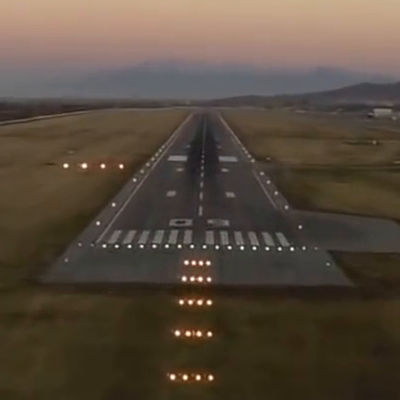
#> input picture Images/Cropped_Runway_Images/00104.png, 400 x 400 px
$ jupyter execute HOG_descriptor.ipynb
#> lines starting #> are read from the running program, lines starting #| are printed output that depends on the picture; long printed decimals are rounded
[cell 1]
import numpy as np
import matplotlib.pyplot as plt
import scipy.signal as sig
from functools import reduce
import warnings
import cv2
import pandas as pd
warnings.filterwarnings('ignore')

def getGrayScaledImage(path):
    img = cv2.imread(path)

    fig = plt.figure()
    plt.figure(figsize=(100,70))

    ax1 = fig.add_subplot(121)
    ax1.imshow(cv2.cvtColor(img, cv2.COLOR_BGR2RGB)); ax1.set_xlabel("Original")

    img = np.array(cv2.cvtColor(img, cv2.COLOR_BGR2GRAY))

    ax2 = fig.add_subplot(122)
    ax2.imshow(img, cmap='gray'); ax2.set_xlabel("Grayscaled")

    return img

def operatorKernels(getGrayScaledImage):
    kernel_x = np.array([[-1, 0, 1],[-2, 0, 2],[-1, 0, 1]])
    kernel_y = np.array([[1, 2, 1], [0, 0, 0], [-1, -2, -1]])
    return (kernel_x, kernel_y)

def coordinatesDirection(img, kernel_x, kernel_y):
    G_x = sig.convolve2d(img, kernel_x, mode='same')
    G_y = sig.convolve2d(img, kernel_y, mode='same')
    return (G_x, G_y)

def plotImages(G_x, G_y):
    fig = plt.figure()
    ax1 = fig.add_subplot(121)
    ax2 = fig.add_subplot(122)
    ax1.imshow((G_x + 255) / 2, cmap='gray'); ax1.set_xlabel("Gx")
    ax2.imshow((G_y + 255) / 2, cmap='gray'); ax2.set_xlabel("Gy")
    plt.show()

[cell 2]
number_patches = 9 # 0..20..40..160
cell_size = 8
block_size = 2


def gradientMagnitude(loc_x, loc_y, G_x, G_y):
    x_cell_pos = G_x[loc_x:loc_x + cell_size, loc_y:loc_y + cell_size]
    y_cell_pos = G_y[loc_x:loc_x + cell_size, loc_y:loc_y + cell_size]
    gradient_magnitude = np.sqrt(np.power(x_cell_pos, 2) + np.power(y_cell_pos, 2))
    return gradient_magnitude

def gradientDirection(loc_x, loc_y, G_x, G_y):
    x_cell_pos = G_x[loc_x:loc_x + cell_size, loc_y:loc_y + cell_size]
    y_cell_pos = G_y[loc_x:loc_x + cell_size, loc_y:loc_y + cell_size]
    gradient_direction = np.abs(np.arctan(y_cell_pos / x_cell_pos) * (180/np.pi))
    return gradient_direction


def cellHistogramHOG(grdnt_direction, grdnt_magnitude):
    patches = np.linspace(0,180, number_patches + 1)
    hog_cell_hist = np.zeros(number_patches)
    cell_size = grdnt_direction.shape[0]
    for r_it in range(cell_size):
        for c_it in range(cell_size):
            tmp_direction = grdnt_direction[r_it, c_it]
            tmp_magnitude = grdnt_magnitude[r_it, c_it]
            mns = np.abs(tmp_direction - patches)
            if tmp_direction < patches[0]:
                first_patch_index = 0
                second_patch_index = patches.size - 1
            elif tmp_direction > patches[-1]:
                first_patch_index = patches.size - 1
                second_patch_index = 0
            else:
                first_patch_index = np.where(mns == np.min(mns))[0][0]
                tmp = patches[[(first_patch_index - 1)% patches.size, (first_patch_index + 1) % patches.size]]
                tmp2 = np.abs(tmp_direction - tmp)
                res = np.where(tmp2 == np.min(tmp2))[0][0]
                if res == 0 and first_patch_index != 0:
                    second_patch_index = first_patch_index - 1
                else:
                    second_patch_index = first_patch_index + 1
            first_patch_value = patches[first_patch_index]
            second_patch_value = patches[second_patch_index]
            hog_cell_hist[first_patch_index] = hog_cell_hist[first_patch_index] + (np.abs(tmp_direction - first_patch_value)/(180.0/patches.size)) * tmp_magnitude
            hog_cell_hist[second_patch_index] = hog_cell_hist[second_patch_index] + (np.abs(tmp_direction - second_patch_value)/(180.0/patches.size)) * tmp_magnitude
    for elem in list(enumerator(hog_cell_hist, 0, 20)):
        print(str(elem[0]) + "   degrees : " + str(elem[1]))
    return hog_cell_hist

def enumerator(xs, start, step = 20):
    for x in xs:
        yield(start, x)
        start += step

def plotGraphics(value):
    plt.bar(x = np.arange(9), height = value, align = "center", width = 0.8)
    plt.show()


def calculateHOG():
    g_image = getGrayScaledImage("../Images/Cropped_Runway_Images/00104.png");
#> in getGrayScaledImage, img is the input picture: shape (400, 400, 3); mean B, G, R 60.7, 74.1, 86.9
#> in getGrayScaledImage, `img = np.array(cv2.cvtColor(img, cv2.COLOR_BGR2GRAY))`:
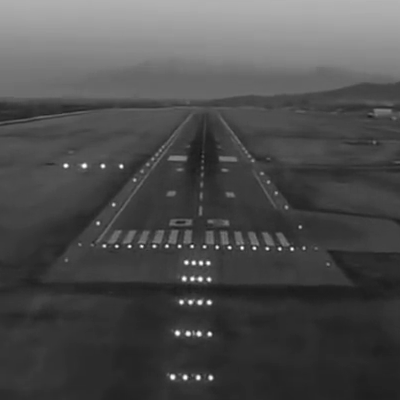
#> img: shape (400, 400); min 19, max 255, mean 76.4
    x, y = operatorKernels(g_image)
#> x = [[-1, 0, 1], [-2, 0, 2], [-1, 0, 1]]; y = [[1, 2, 1], [0, 0, 0], [-1, -2, -1]]
    g_x, g_y = coordinatesDirection(g_image, x , y)
#> in coordinatesDirection, `G_x = sig.convolve2d(img, kernel_x, mode='same')`:
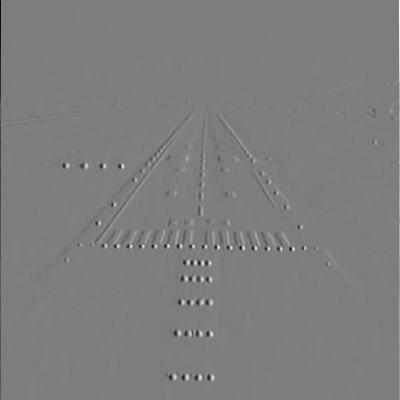
#> G_x: shape (400, 400) int64; min -695, max 712, mean 0.1; drawn with min black and max white
#> in coordinatesDirection, `G_y = sig.convolve2d(img, kernel_y, mode='same')`:
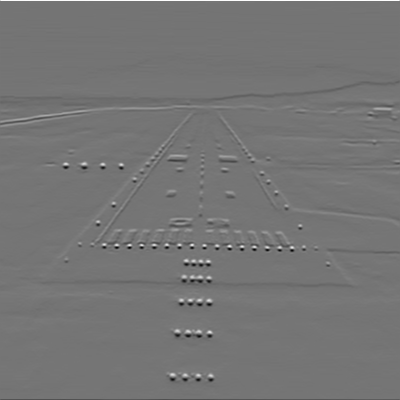
#> G_y: shape (400, 400) int64; min -611, max 712, mean -1.4; drawn with min black and max white
    plotImages(g_x, g_y)
#> in plotImages, `plt.show()`:
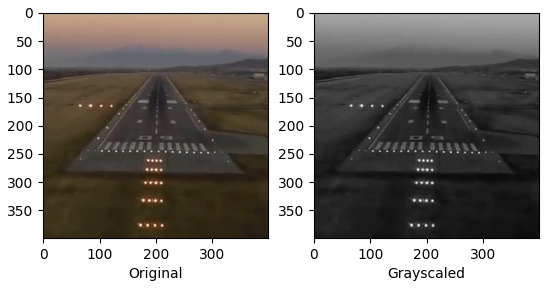
#> figure drawn by matplotlib, 2 panels
#> in plotImages, `plt.show()`:
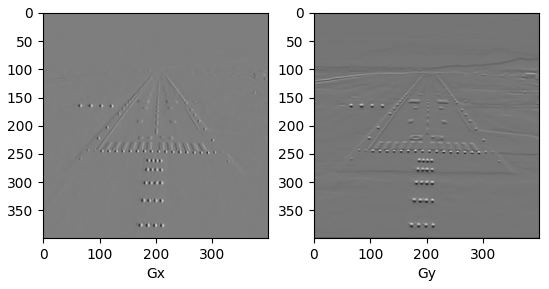
#> figure drawn by matplotlib, 2 panels
    magnitude = gradientMagnitude(50, 50, g_x, g_y)


    direction = gradientDirection(50, 50, g_x, g_y)
    value = cellHistogramHOG(direction, magnitude)
#> after the loop in cellHistogramHOG, `for r_it in range(cell_size):`: hog_cell_hist = [0, 0, 0, 0, 337.8, 337.8, 0, 0, 0]
#> the loop in cellHistogramHOG, `for elem in list(enumerator(hog_cell_hist, 0, 20)):` made 9 passes
#> elem on passes 1 to 9: (0, 0), (20, 0), (40, 0), (60, 0), (80, 337.8), (100, 337.8), (120, 0), (140, 0), (160, 0)
#| 0   degrees : 0.0
#| 20   degrees : 0.0
#| 40   degrees : 0.0
#| 60   degrees : 0.0
#| 80   degrees : 337.778
#| 100   degrees : 337.778
#| 120   degrees : 0.0
#| 140   degrees : 0.0
#> (further printed lines are left out)
#> value = [0, 0, 0, 0, 337.8, 337.8, 0, 0, 0]
    plotGraphics(value)
#> in plotGraphics, `plt.show()`:
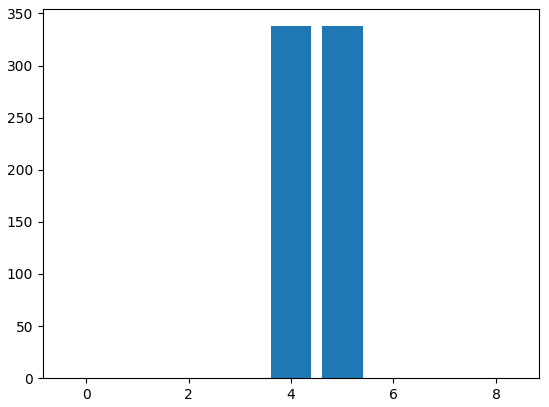
#> figure drawn by matplotlib, 1 panel

calculateHOG()

$ run again, with Images/Cropped_Runway_Images/00001.png copied over Images/Cropped_Runway_Images/00104.png
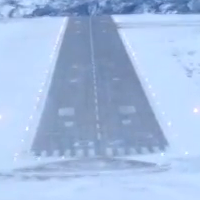
#> input picture Images/Cropped_Runway_Images/00001.png, 200 x 200 px
#> in getGrayScaledImage, img is the input picture: shape (200, 200, 3); mean B, G, R 226, 189.9, 165.2
#> in getGrayScaledImage, `img = np.array(cv2.cvtColor(img, cv2.COLOR_BGR2GRAY))`:
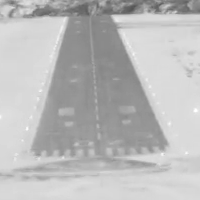
#> img: shape (200, 200); min 84, max 255, mean 186.7
#> x = [[-1, 0, 1], [-2, 0, 2], [-1, 0, 1]]; y = [[1, 2, 1], [0, 0, 0], [-1, -2, -1]]
#> after the loop in cellHistogramHOG, `for r_it in range(cell_size):`: hog_cell_hist = [1289.8, 1159.4, 624.1, 226, 77.9, 54.93, 0, 0, 0]
#> the loop in cellHistogramHOG, `for elem in list(enumerator(hog_cell_hist, 0, 20)):` made 9 passes
#> elem on passes 1 to 8: (0, 1289.8), (20, 1159.4), (40, 624.1), (60, 226), (80, 77.9), (100, 54.93), (120, 0), (140, 0)
#> (printed output is left out)
#> in plotGraphics, `plt.show()`:
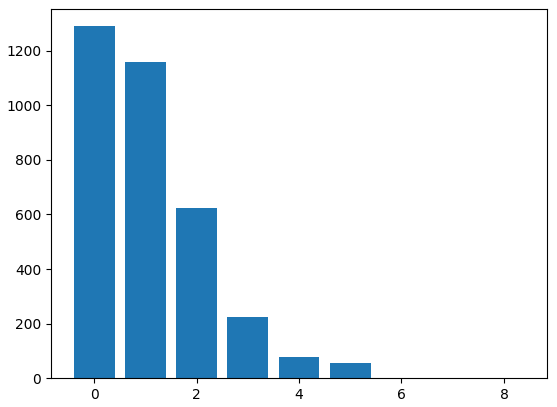
#> figure drawn by matplotlib, 1 panel; tallest bar 1289.8 high, from x = -0.4 to 0.4

$ run again, with Images/Cropped_Runway_Images/00101.png copied over Images/Cropped_Runway_Images/00104.png
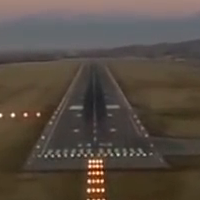
#> input picture Images/Cropped_Runway_Images/00101.png, 200 x 200 px
#> in getGrayScaledImage, img is the input picture: shape (200, 200, 3); mean B, G, R 66.6, 75.6, 86
#> img: shape (200, 200)
#> x = [[-1, 0, 1], [-2, 0, 2], [-1, 0, 1]]; y = [[1, 2, 1], [0, 0, 0], [-1, -2, -1]]
#> in plotImages, `plt.show()`:
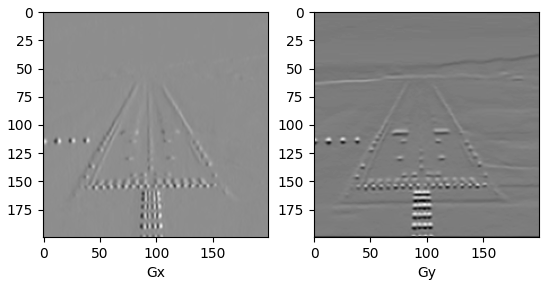
#> figure drawn by matplotlib, 2 panels
#> after the loop in cellHistogramHOG, `for r_it in range(cell_size):`: hog_cell_hist = [25.82, 41.24, 151.8, 456.9, 490.3, 688.5, 0, 0, 0]
#> the loop in cellHistogramHOG, `for elem in list(enumerator(hog_cell_hist, 0, 20)):` made 9 passes
#> elem on passes 1 to 8: (0, 25.82), (20, 41.24), (40, 151.8), (60, 456.9), (80, 490.3), (100, 688.5), (120, 0), (140, 0)
#> (printed output is left out)
#> value has the same summary as hog_cell_hist in cellHistogramHOG
#> in plotGraphics, `plt.show()`:
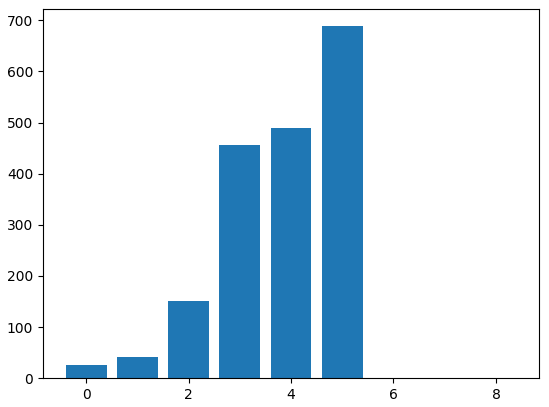
#> figure drawn by matplotlib, 1 panel; tallest bar 688.5 high, from x = 4.6 to 5.4
